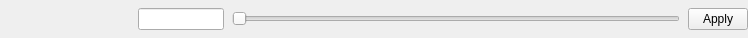
<?xml version="1.0" encoding="UTF-8"?>
<ui version="4.0">
 <class>paramSlider</class>
 <widget class="QWidget" name="paramSlider">
    <property name="sizePolicy">
     <sizepolicy hsizetype="Expanding" vsizetype="Fixed">
        <horstretch>0</horstretch>
        <verstretch>0</verstretch>
     </sizepolicy>
    </property>
  <property name="geometry">
   <rect>
    <x>0</x>
    <y>0</y>
    <width>748</width>
    <height>38</height>
   </rect>
  </property>
  <property name="windowTitle">
   <string>Form</string>
  </property>
    <layout class="QHBoxLayout" name="horizontalLayout">
     <property name="leftMargin"><number>0</number></property>
     <property name="topMargin"><number>0</number></property>
     <property name="rightMargin"><number>0</number></property>
     <property name="bottomMargin"><number>0</number></property>
     <property name="spacing"><number>8</number></property>
     <item>
        <widget class="QLabel" name="title">
         <property name="minimumSize"><size><width>130</width><height>0</height></size></property>
         <property name="maximumSize"><size><width>170</width><height>16777215</height></size></property>
        </widget>
     </item>
     <item>
        <widget class="QLineEdit" name="currentValue">
         <property name="minimumSize"><size><width>76</width><height>0</height></size></property>
         <property name="maximumSize"><size><width>86</width><height>16777215</height></size></property>
         <property name="sizePolicy">
            <sizepolicy hsizetype="Fixed" vsizetype="Fixed"><horstretch>0</horstretch><verstretch>0</verstretch></sizepolicy>
         </property>
        </widget>
     </item>
     <item>
        <widget class="QSlider" name="slider">
         <property name="orientation"><enum>Qt::Horizontal</enum></property>
        </widget>
     </item>
     <item>
        <widget class="QPushButton" name="applyPB">
         <property name="maximumSize"><size><width>60</width><height>16777215</height></size></property>
         <property name="text"><string>Apply</string></property>
        </widget>
     </item>
    </layout>
 </widget>
 <resources/>
 <connections/>
</ui>
